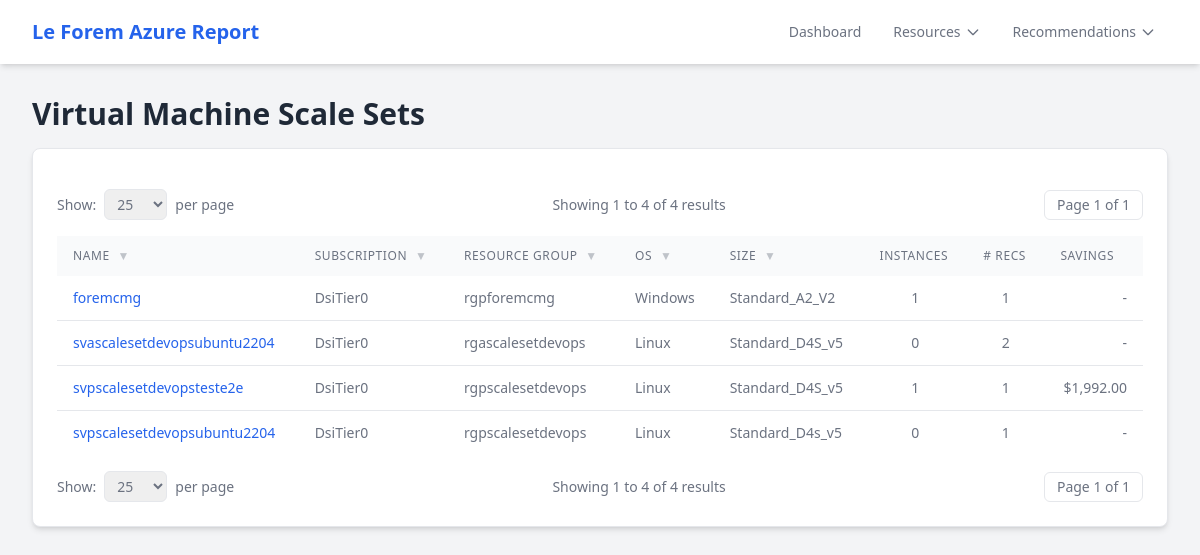
The app's page /vmss with its own data.
### tables this page shows
CREATE TABLE client_info (id INTEGER PRIMARY KEY, name TEXT NOT NULL, report_date TEXT);

CREATE TABLE vmss (
        id INTEGER PRIMARY KEY,
        name TEXT,
        location TEXT,
        provisioning_state TEXT,
        status TEXT,
        os TEXT,
        size TEXT,
        instances INTEGER,
        orchestration_mode TEXT,
        public_ip TEXT,
        resource_group_id INTEGER,
        FOREIGN KEY(resource_group_id) REFERENCES resource_groups(id)
    );

### app.py (the view)
@app.route('/vmss')
def vmss_list():
    page = request.args.get('page', 1, type=int)
    limit = request.args.get('limit', 25, type=int)
    if limit not in ALLOWED_LIMITS:
        limit = 25
    offset = (page - 1) * limit
    conn = get_db_connection()
    vmss_query = f"""
        SELECT
            vs.name, s.name as subscription_name, rg.name as resource_group_name, vs.os, vs.size, vs.instances,
            COUNT(ri.id) as recommendation_count,
            SUM(ri.potential_savings) as potential_savings
        FROM vmss vs
        JOIN resource_groups rg ON vs.resource_group_id = rg.id
        JOIN subscriptions s ON rg.subscription_id = s.id
        LEFT JOIN recommendation_instances ri ON vs.id = ri.resource_id AND ri.resource_type = 'Virtual machine scale set'
        GROUP BY vs.id
        ORDER BY vs.name
        LIMIT ? OFFSET ?
    """
    vmss = conn.execute(vmss_query, (limit, offset)).fetchall()
    total_vmss = conn.execute('SELECT COUNT(*) FROM vmss').fetchone()[0]
    conn.close()
    total_pages = math.ceil(total_vmss / limit)
    return render_template('vmss.html', vmss=vmss, page=page, total_pages=total_pages, total_items=total_vmss, limit=limit)

### app.py (called while the page is built)
def get_db_connection():
    conn = sqlite3.connect(DATABASE)
    conn.row_factory = sqlite3.Row
    return conn

def get_global_context():
    conn = get_db_connection()
    categories = conn.execute('SELECT DISTINCT category FROM recommendation_types WHERE category IS NOT NULL ORDER BY category').fetchall()
    client_info = conn.execute('SELECT name, report_date FROM client_info WHERE id = 1').fetchone()
    conn.close()
    context = {
        "nav_categories": categories,
        "client_name": client_info['name'] if client_info else "Azure Report",
        "report_date": client_info['report_date'] if client_info else "N/A"
    }
    return context

@app.context_processor
def inject_global_vars():
    return get_global_context()

@app.template_filter('format_currency')
def format_currency(value):
    if value is None or value == 0:
        return "-"
    return "${:,.2f}".format(value)

### templates/vmss.html (shortened to what this page needs)
{% extends "layout.html" %}
{% block content %}
<h1 class="text-3xl font-bold mb-4 text-gray-800 dark:text-white">Virtual Machine Scale Sets</h1>
<div class="report-card p-6">
    {% include 'pagination_controls.html' %}
    <div class="overflow-x-auto mt-4">
        <table class="w-full text-left table-sortable" id="resourceTable">
             <thead>
                <tr>
                    <th class="sortable" data-column-index="0" data-sort-type="str">Name <button class="filter-btn" aria-label="Filter Name">▼</button></th>
                    <th class="sortable" data-column-index="1" data-sort-type="str">Subscription <button class="filter-btn" aria-label="Filter Subscription">▼</button></th>
                    <th class="sortable" data-column-index="2" data-sort-type="str">Resource Group <button class="filter-btn" aria-label="Filter Resource Group">▼</button></th>
                    <th class="sortable" data-column-index="3" data-sort-type="str">OS <button class="filter-btn" aria-label="Filter OS">▼</button></th>
                    <th class="sortable" data-column-index="4" data-sort-type="str">Size <button class="filter-btn" aria-label="Filter Size">▼</button></th>
                    <th class="sortable" data-column-index="5" data-sort-type="num">Instances </th>
                    <th class="sortable" data-column-index="6" data-sort-type="num"># Recs </th>
                    <th class="sortable" data-column-index="7" data-sort-type="num">Savings </th>
                </tr>
            </thead>
            <tbody>
            {% for item in vmss %}
                <tr>
                    <td><a href="{{ url_for('vmss_detail', vmss_name=item.name) }}" class="link-style">{{ item.name }}</a></td>
                    <td>{{ item.subscription_name }}</td>
                    <td>{{ item.resource_group_name }}</td>
                    <td>{{ item.os }}</td>
                    <td>{{ item.size }}</td>
                    <td class="text-center">{{ item.instances }}</td>
                    <td class="text-center">{{ item.recommendation_count }}</td>
                    <td class="text-right">{{ item.potential_savings|format_currency }}</td>
                </tr>
            {% endfor %}
            </tbody>
        </table>
    </div>
    {% include 'pagination_controls.html' %}
</div>
{% endblock %}

### templates/layout.html (shortened to what this page needs)
<!DOCTYPE html>
<html lang="en">
<head>
    <script src="https://cdn.tailwindcss.com"></script>
</head>
<body class="bg-gray-100 dark:bg-gray-900 text-gray-800 dark:text-gray-200 min-h-screen font-sans">
    <nav class="bg-white dark:bg-gray-800 shadow-md sticky top-0 z-50">
        <div class="max-w-screen-xl mx-auto px-4 sm:px-6 lg:px-8">
            <div class="flex items-center justify-between h-16">
                <div class="flex items-center">
                    <a href="/" class="font-bold text-xl text-blue-600 dark:text-blue-400">{{ client_name }} Azure Report</a>
                </div>
                <div class="flex space-x-2 items-center">
                    <a href="{{ url_for('index') }}" class="nav-link">Dashboard</a>
                    <div class="relative">
                        <button data-dropdown-toggle="resources-dropdown" class="nav-link flex items-center">
                            Resources
                            <svg class="w-4 h-4 ml-1" fill="none" stroke="currentColor" viewBox="0 0 24 24"><path stroke-linecap="round" stroke-linejoin="round" stroke-width="2" d="M19 9l-7 7-7-7"></path></svg>
                        </button>
                    </div>
                     <div class="relative">
                        <button data-dropdown-toggle="recommendations-dropdown" class="nav-link flex items-center">
                            Recommendations
                            <svg class="w-4 h-4 ml-1" fill="none" stroke="currentColor" viewBox="0 0 24 24"><path stroke-linecap="round" stroke-linejoin="round" stroke-width="2" d="M19 9l-7 7-7-7"></path></svg>
                        </button>
                    </div>
                </div>
            </div>
        </div>
    </nav>
    <main class="p-4 sm:p-6 lg:p-8">
        <div class="max-w-screen-xl mx-auto">
             {% block content %}{% endblock %}
        </div>
    </main>
</body>
</html>

### records on screen
client_info: name "Le Forem"
vmss: name "foremcmg", subscription_name "DsiTier0", resource_group_name "rgpforemcmg", os "Windows", size "Standard_A2_V2", instances "1", recommendation_count "1", potential_savings "-"
vmss: name "svascalesetdevopsubuntu2204", subscription_name "DsiTier0", resource_group_name "rgascalesetdevops", os "Linux", size "Standard_D4S_v5", instances "0", recommendation_count "2", potential_savings "-"
vmss: name "svpscalesetdevopsteste2e", subscription_name "DsiTier0", resource_group_name "rgpscalesetdevops", os "Linux", size "Standard_D4S_v5", instances "1", recommendation_count "1", potential_savings "$1,992.00"
vmss: name "svpscalesetdevopsubuntu2204", subscription_name "DsiTier0", resource_group_name "rgpscalesetdevops", os "Linux", size "Standard_D4s_v5", instances "0", recommendation_count "1", potential_savings "-"

### other values on screen
{{ ((page - 1) * limit) + 1 if total_items > 0 else 0 }} "1 1"
{{ [page * limit, total_items]|min }} "4 4"
{{ total_items }} "4 4"
{{ page }} "1 1"
{{ total_pages }} "1 1"
